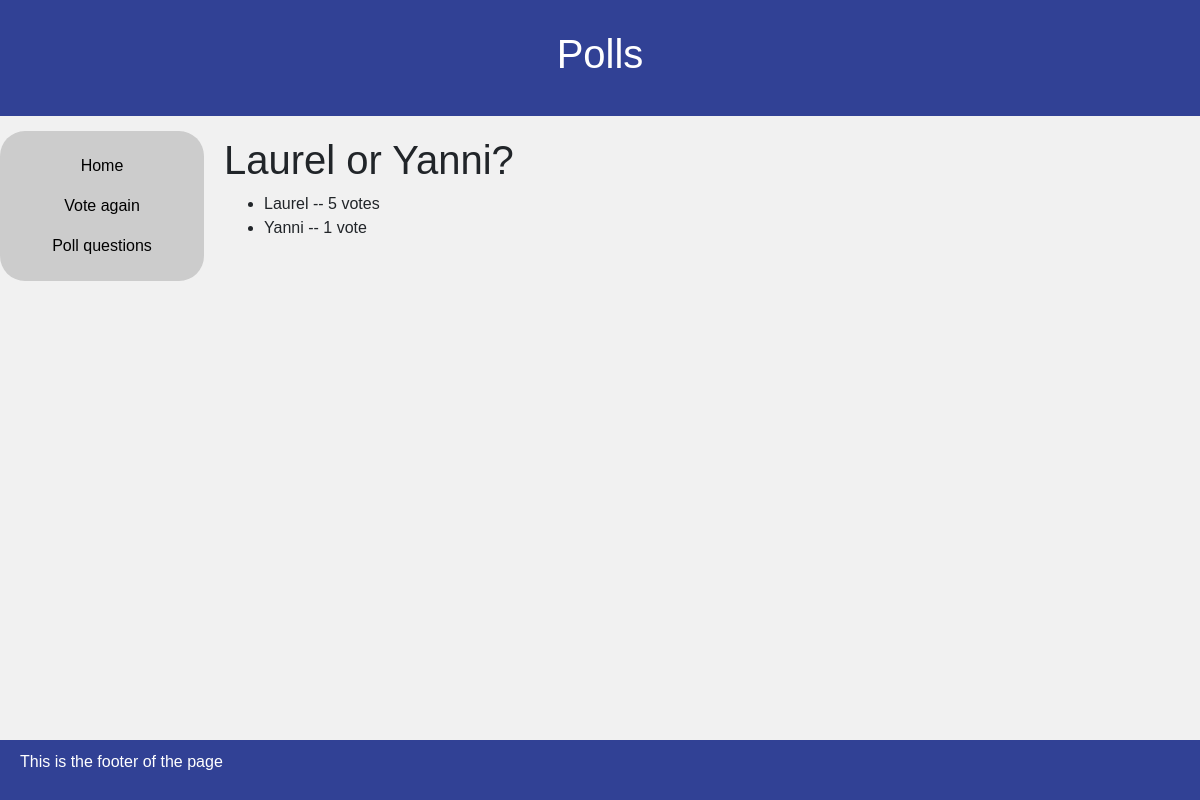
/polls/results/3, run on an earlier commit of the app's database.
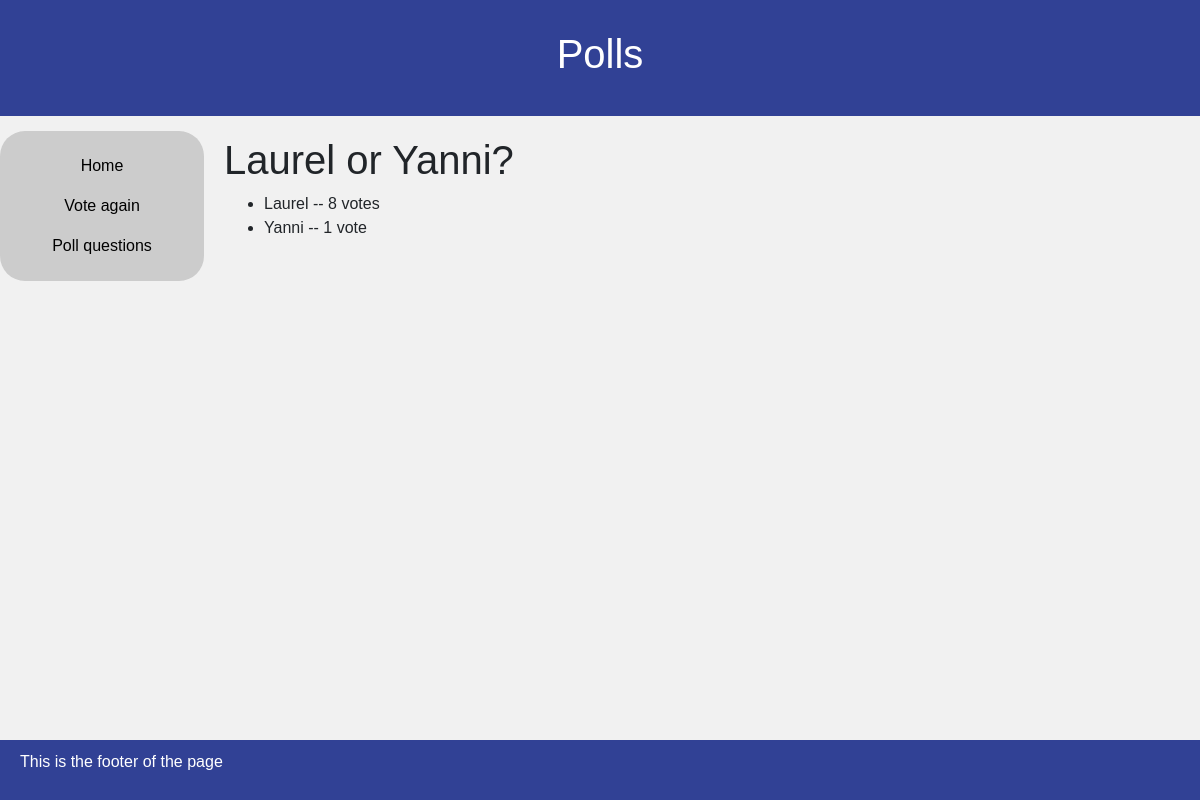
And on a later commit of the database.
### polls/models.py (models this page shows, shortened)
class Question(models.Model):
    class Meta:
        verbose_name = 'Question'
        verbose_name_plural = 'Questions'
    question_text = models.CharField('Question', max_length=200)
    pub_date = models.DateTimeField('Date Published')

class Choice(models.Model):
    class Meta:
        verbose_name = 'Choice'
        verbose_name_plural = 'Choices'
    question = models.ForeignKey(Question, on_delete=models.CASCADE)
    choice_text = models.CharField('Choice Text', max_length=200)
    votes = models.IntegerField('Vote Quantity', default=0)

### polls/views.py (the view)
# urls.py: path('polls/results/<int:pk>', views.ResultsView.as_view(), name='results'),
class ResultsView(generic.DetailView):
    model = Question
    template_name = 'polls/results.html'

### polls/templates/polls/results.html (shortened to what this page needs)
{% extends "polls/base.html" %}
{% block content %}
	<header>
		<h1>Polls</h1>
	</header>
	<section>
		<aside>
		  <nav>
		    <ul>
		        <div>
		            <li><a href="{% url 'home:index' %}">Home</a></li>
		            <li><a href="{% url 'polls:detail' question.id %}">Vote again</a></li>
		            <li><a href="{% url 'polls:polls' %}">Poll questions</a></li>
		        </div>
		    </ul>
		  </nav>
		</aside>
		<article>
			<h1>{{ question.question_text }}</h1>
			<ul>
			{% for choice in question.choice_set.all %}
			    <li>{{ choice.choice_text }} -- {{ choice.votes }} vote{{ choice.votes|pluralize }}</li>
			{% endfor %}
			</ul>
		</article>
	</section>
	<footer>
	  <p>This is the footer of the page</p>
	</footer>
{% endblock %}

### polls/templates/polls/base.html (shortened to what this page needs)
{% load staticfiles %}
<html>
	<head>
		<link rel="stylesheet" href="https://stackpath.bootstrapcdn.com/bootstrap/4.1.1/css/bootstrap.min.css">
		<link  href="/static/css/styles.css" rel="stylesheet" type="text/css">
	</head>
	<body>
		{% block content %}
		{% endblock %}
	</body>
</html>

### home/static/css/styles.css (style rules this page uses)
* { box-sizing: border-box; }
body { font-family: Arial, Helvetica, sans-serif; margin: 0; background-color: #f1f1f1; }
header { background-color: #314195; padding: 30px; text-align: center; font-size: 35px; color: white; }
nav { float: left; width: 17%; background: #ccc; margin: 15px 0px; text-align: center; border-radius: 25px; }
nav ul { list-style-type: none; padding: 0; margin: 15px; }
li a { display: block; color: #000; padding: 8px 16px; text-decoration: none; }
article { float: left; padding: 20px 40px 20px 20px; width: 75%; height: 300px; }
section:after { content: ""; display: table; clear: both; }
footer { position:absolute; bottom:0; width:100%; background-color: #314195; padding: 10px 20px; color: white; }

What changed in the data, as far as the page shows it:
changed Choice "Laurel": votes "5" → "8"
